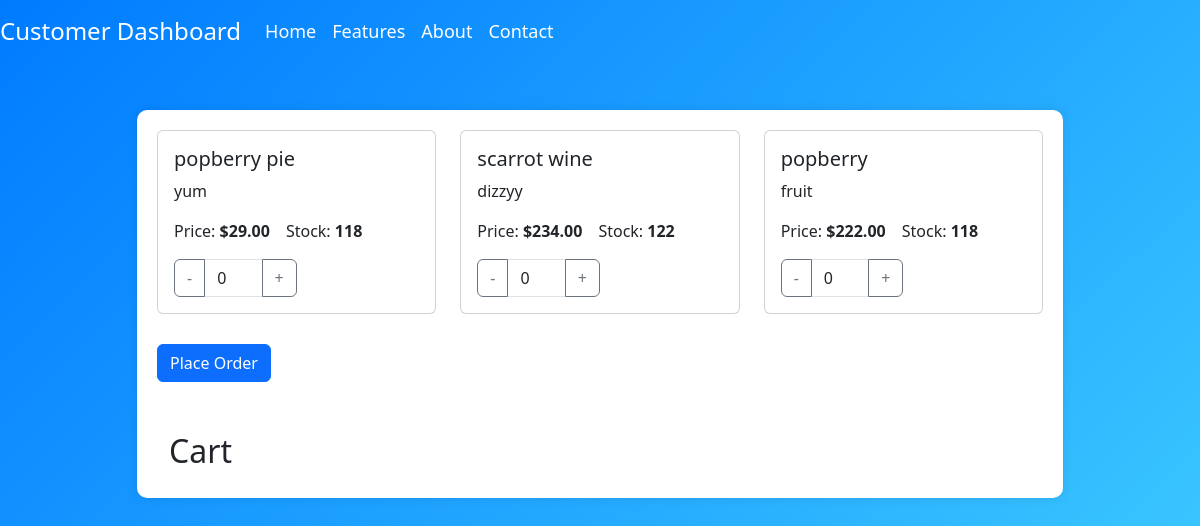
/customer.php, run on the app's committed database.
### tables this page shows
CREATE TABLE `products` (
  `product_id` int(11) NOT NULL,
  `name` varchar(255) NOT NULL,
  `description` text NOT NULL,
  `quantity` int(11) NOT NULL,
  `price` decimal(10,2) NOT NULL
);

### connector.php (called while the page is built, shortened)
<?php
class connector
{
    public function __construct()
    {
        $servername = 'localhost';
        $username = 'root';
        $password = '';
        $dbname = 'tradetower';
        $this->conn  = new mysqli($servername, $username, $password, $dbname);
    }
}

### customer.php (the view, shortened to what this page needs)
<?php
include "./connector.php";
$connector = new connector();
?>
<!DOCTYPE html>
<html lang="en">
<head>
  <link href="https://cdn.jsdelivr.net/npm/bootstrap@5.3.3/dist/css/bootstrap.min.css" rel="stylesheet">
</head>
<body>
  <nav class="navbar navbar-expand-lg navbar-light transparent-navbar">
    <a class="navbar-brand" href="#">Customer Dashboard</a>
    <div class="collapse navbar-collapse" id="navbarNav">
      <ul class="navbar-nav ml-auto">
        <li class="nav-item active">
          <a class="nav-link" href="#">Home</a>
        </li>
        <li class="nav-item">
          <a class="nav-link" href="#">Features</a>
        </li>
        <li class="nav-item">
          <a class="nav-link" href="#">About</a>
        </li>
        <li class="nav-item">
          <a class="nav-link" href="#">Contact</a>
        </li>
      </ul>
    </div>
  </nav>
  <div class="container mt-5">
    <div class="row justify-content-center">
      <div class="col-lg-10">
        <div class="content-container">
          <div class="row">
            <?php
            $sql = "SELECT product_id, name, description, quantity, price FROM products";
            $result = $connector->conn->query($sql);
            if ($result->num_rows > 0) {
              while ($row = $result->fetch_assoc()) {
                echo "
                <div class=\"col-lg-4 col-md-6\">
                <div class=\"card product-card\">
                  <div class=\"card-body\">
                    <h5 class=\"card-title\">" . $row["name"] . "</h5>
                    <p class=\"card-text\">
                      " . $row["description"] . "
                    </p>
                    <div class=\"d-flex\">
                      <p>Price: <b>$" . $row["price"] . "</b></p>
                      <p class=\"mx-3\">Stock: <b>" . $row["quantity"]  . "</b></p>
                    </div>
                    <div class=\"col-6\">
                      <div class=\"input-group\">
                        <button class=\"btn btn-outline-secondary \" type=\"button\" id=\"decrement-btn" . $row["product_id"] . "\">-</button>
                        <input value='0' min='0' max='" . $row["quantity"] . "' type=\"text\" class=\"form-control inputGroup\" value=\"0\" id=\"" . $row["product_id"] . "\">
                        <button class=\"btn btn-outline-secondary\" type=\"button\" id=\"increment-btn" . $row["product_id"] . "\">+</button>
                      </div>
                    </div>
                  </div>
                </div>
              </div>
              <script>
              document.getElementById('increment-btn" . $row["product_id"] . "').addEventListener('click', function() {
                document.getElementById('" . $row["product_id"] . "').value = parseInt(document.getElementById('" . $row["product_id"] . "').value) + 1;
              });
              document.getElementById('decrement-btn" . $row["product_id"] . "').addEventListener('click', function() {
                document.getElementById('" . $row["product_id"] . "').value = parseInt(document.getElementById('" . $row["product_id"] . "').value) - 1;
              });
            </script>
                ";
              }
            } else {
              echo "0 results";
            }
            ?>
          </div>
          <button onclick="placeOrder()" class="btn btn-primary add-to-cart" data-product="Product 1" data-price="20">
            Place Order
          </button>
          <div class="container" id="cart-items">
            <h2>Cart</h2>
          </div>
        </div>
      </div>
    </div>
  </div>
</body>
</html>

### customer.php (style rules this page uses)
.transparent-navbar { background-color: transparent !important; }
.navbar-light .navbar-nav .nav-link { color: white !important; font-size: 18px; }
.navbar-brand { color: white !important; font-size: 24px; }
.product-card { margin-bottom: 30px; }
#cart-items { margin-top: 50px; }
body { background: linear-gradient(135deg, #007bff, #42d0ff); background-repeat: no-repeat; background-attachment: fixed; height: 100%; }
.content-container { background-color: #ffffff; border-radius: 10px; padding: 20px; box-shadow: 0 0 10px rgba(0, 0, 0, 0.1); }

### data on the page
products: name "popberry pie", description "yum", price "29.00", quantity "118"
products: name "scarrot wine", description "dizzyy", price "234.00", quantity "122"
products: name "popberry", description "fruit", price "222.00", quantity "118"
